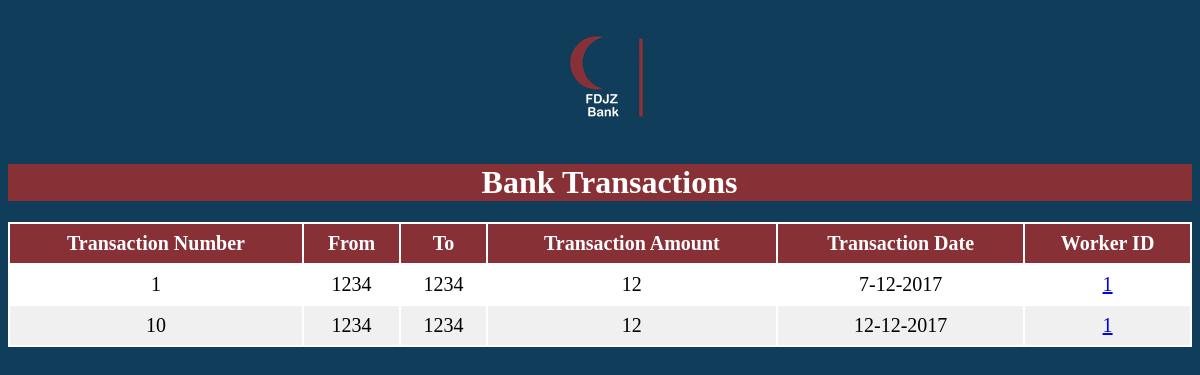
Page /Worker/php/ViewTransaction.php on the earlier database version.
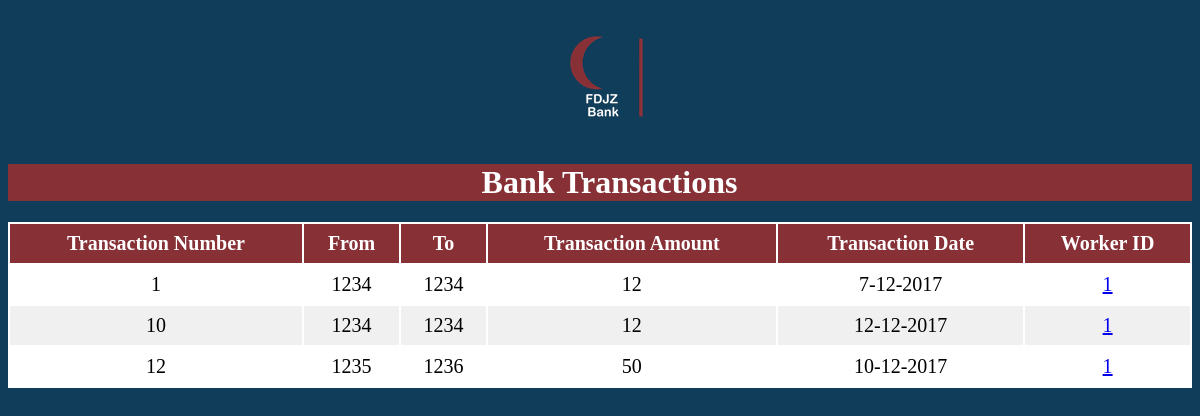
Same page on the later database version.
### tables this page shows
CREATE TABLE `TRANSACTIONS` (
  `TransactionID` int(11) NOT NULL,
  `FromAccount` int(11) NOT NULL,
  `ToAccount` int(11) NOT NULL,
  `Amount` float DEFAULT NULL,
  `TransactionDate` varchar(50) DEFAULT NULL,
  `WorkerID` int(11) NOT NULL
);

### Worker/ClassesGedida/dbconnect.php (called while the page is built, shortened)
<?php
  class dbconnect
  {
      private $servername;
      private $username;
      private $password;
      private $db;
      private $con;
      function __construct()
      {
          $this->servername = "localhost";
          $this->username = "root";
          $this->password = "";
          $this->db = "FDJZ";
          $this->con = $this->Connect();
      }
      function connect()
      {
          $this->con = mysqli_connect($this->servername, $this->username, $this->password, $this->db);
          if ($this -> con ->connect_error)
          {
              die("Failed to connect: " .$this->con->connect_error);
          }
          else
          {
              return $this->con;
          }
      }
      function executesql($sql)
      {
        $result = mysqli_query($this->con, $sql);
        if($result == TRUE)
              {
          return $result;
        }
        else
              {
          echo "Error executing SQL statement: " .$this->con->error;
        }
      }
  }
?>

### Worker/ClassesGedida/Transactions.php (called while the page is built, shortened)
<?php
require_once "../ClassesGedida/dbconnect.php";
  class Transactions
  {
      public $TansactionId;
        function ReturnAllIDs()
    		{
    			return $this->TansactionId;
    		}
    		function ReturnAllFromAccounts()
    		{
    			return $this->FromAccount;
    		}
    		function ReturnAllToAccounts()
    		{
    			return $this->ToAccount;
    		}
    		function ReturnAllAmounts()
    		{
    			return 	$this->Amount;
    		}
    		function ReturnAllTransactionsDates()
    		{
    			return $this->TransactionDate;
    		}
    		function ReturnAllWorkerIDs()
    		{
    			return $this->workerId;
    		}
        function GetAllTransactions()
    		{
    			$db_obj = new dbconnect;
    			$db_obj->connect();
    			$sql=" SELECT *
    			from transactions";
    			$result=$db_obj->executesql($sql);
    			$i=-1;
    			while ($row = mysqli_fetch_array($result))
    			{
    				$i++;
    				$this->TansactionId[$i]=$row['TransactionID'];
    			$this->FromAccount[$i]=$row['FromAccount'];
    			$this->ToAccount[$i]=$row['ToAccount'];
    			$this->Amount[$i]=$row['Amount'];
    			$this->TransactionDate[$i]=$row['TransactionDate'];
    			$this->workerId[$i]=$row['WorkerID'];
    			}
    			return $i;
    		}
    }
?>

### Worker/php/ViewTransaction.php (the view, shortened to what this page needs)
<!DOCTYPE html>
<html>
    <head>
        <link rel="stylesheet" type="text/css" href="../css/ViewTransaction.css">
    </head>
<body>
    <?php
    	require_once("../ClassesGedida/Transactions.php") ;
    	$Transaction = new Transactions;
    	$num= $Transaction->GetAllTransactions();
    	$ids=$Transaction->ReturnAllIDs();
    	$FromAccounts= $Transaction->ReturnAllFromAccounts();
    	$ToAccounts=$Transaction->ReturnAllToAccounts();
    	$Amounts=$Transaction->ReturnAllAmounts();
    	$Dates= $Transaction->ReturnAllTransactionsDates();
    	$WorkerIDs= $Transaction->ReturnAllWorkerIDs();
	?>
    <div class="logo">
        <h1><a href="<?php echo $href; ?>" id="logoposition"><img  src="../img/WorkerLogo.png" alt="" /></a></h1>
    </div>
    <div id="title">
        <h1 id="x">Bank Transactions</h1>
    </div>
    <div class="tableback">
        <table class="transactiontable" style="overflow-x:auto;" width="100%">
            <thead>
                <tr>
				    <th>Transaction Number</th>
                    <th>From</th>
                    <th>To</th>
                    <th>Transaction Amount</th>
					<th>Transaction Date</th>
					<th>Worker ID </th>
                </tr>
            </thead>
              <?php
    						for($i=0;$i<=$num;$i++){
    						    echo "<tr>";
    				        echo "<td>" .$ids[$i]."</td>";
                    echo "<td>" .$FromAccounts[$i]."</td>";
    				        echo "<td>" .$ToAccounts[$i]."</td>";
    				        echo "<td>" .$Amounts[$i]."</td>";
    				        echo "<td>".$Dates[$i]."</td>";
                    echo'<td><a href="WorkerReportFromTransaction.php?id='.$WorkerIDs[$i].'">'.$WorkerIDs[$i].'</a></td>';
                    echo "</tr>";
						     }
            ?>
        </table>
    </div>
</body>
</html>

Differences in the rows shown:
now on this page (row unchanged): transactions: WorkerID "1", TransactionID "10", Amount "12"
added transactions: TransactionID "12", Amount "50"
Other differences:
new list line: "1235 1236 10-12-2017 1"
list line gone: "1 12"
list line gone: "10 12"
